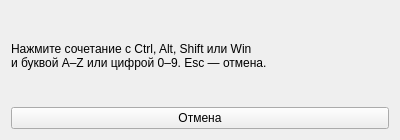
<?xml version="1.0" encoding="UTF-8"?>
<ui version="4.0">
 <class>HotkeyDialog</class>
 <widget class="QDialog" name="HotkeyDialog">
  <property name="geometry"><rect><x>0</x><y>0</y><width>400</width><height>140</height></rect></property>
  <property name="windowTitle"><string>Назначить сочетание</string></property>
  <layout class="QVBoxLayout" name="verticalLayout">
   <item><widget class="QLabel" name="hint"><property name="text"><string>Нажмите сочетание с Ctrl, Alt, Shift или Win
и буквой A–Z или цифрой 0–9. Esc — отмена.</string></property></widget></item>
   <item><widget class="QPushButton" name="cancelButton"><property name="text"><string>Отмена</string></property><property name="autoDefault"><bool>false</bool></property></widget></item>
  </layout>
 </widget>
 <resources/>
 <connections/>
</ui>
